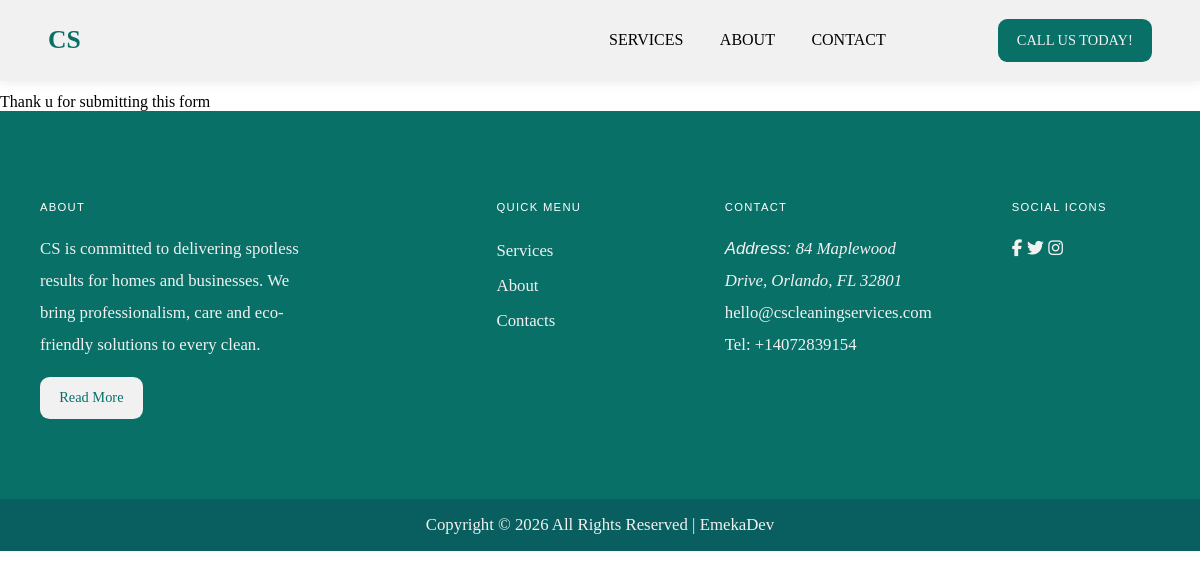
/success_page, run on the app's committed database.
### company/models.py (models this page shows, shortened)
class CompanyInfo(models.Model):
    company_name = models.CharField(max_length=255, default='')
    footer_about = models.CharField(max_length=255)
    address = models.CharField(max_length=100)
    address_link = models.URLField()
    email = models.EmailField()
    tel = models.PositiveIntegerField()

### company/views.py (the view)
# urls.py: path('success_page', success_page, name='success_page'),
def success_page(request):
    return render(request, 'success_page.html')

### company/context_processors.py (called while the page is built)
def global_site_data(request):
   return {
       'coy': CompanyInfo.objects.all().first(),
   }

### company/templates/success_page.html (shortened to what this page needs)
{% extends "base.html" %} {% load static %}
  {% block content %}
  <main>
    <h2>Thank you</h2>
    <p>Thank u for submitting this form</p>
  </main>
  {% endblock %}

### templates/footer.html
<footer>
  <section class="footer-grid">
    <section class="about-card">
      <h6>ABOUT</h6>
      <p>{{coy.footer_about}}</p>
      <button class="call-button read-more-button">
        <a href="">Read More</a>
      </button>
    </section>
    <section class="quick-menu-card">
      <h6>QUICK MENU</h6>
      <ul>
        <li><a href="{% url 'service' %}">Services</a></li>
        <li><a href="{% url 'about' %}">About</a></li>
        <li><a href="{% url 'contact' %}">Contacts</a></li>
      </ul>
    </section>
    <section class="contact-card">
      <h6>CONTACT</h6>
      <address>
        Address:
        <a href="{{coy.address_link}}" target="_blank"> {{coy.address}}</a>
      </address>
      <p>
        <a href="mailto:{{coy.email}}"> {{coy.email}}</a>
      </p>
      <p>Tel:<a href="tel:{{coy.tel}}"> +{{coy.tel}}</a></p>
    </section>
    <section class="social-icon-card">
      <h6>SOCIAL ICONS</h6>
      <a href=""><i class="fa-brands fa-facebook-f"></i></a>
      <a href=""><i class="fa-brands fa-twitter"></i></a>
      <a href=""><i class="fa-brands fa-instagram"></i></a>
    </section>
  </section>
  <section class="copyright-card">
    <p>Copyright &copy; 2026 All Rights Reserved | <a href="">EmekaDev</a></p>
  </section>
</footer>

### static/css/index.css (style rules this page uses)
* { margin: 0; padding: 0; box-sizing: border-box; }
:root { --primary-color: rgb(9, 112, 104); --hover-color: rgb(17, 179, 165); --secondary-color: rgb(241, 241, 241); --card-color: white; --card-overlay-color: rgba(13, 148, 136, 0.2); --image-overlay-color: rgba(13, 148, 136, 0.5); --header-overlay-color: rgba(0, 0, 0, 0.5); --section-padding: 5rem 2.5rem; --tablet-padding: 3rem 1.8rem; --mobile-padding: 2.5rem 1rem; --h2-font-color: rgb(43, 43, 43); --text-font-family: "Times New Roman", Times, serif; }
html { scroll-behavior: smooth; }
body { font-family: Arial, Helvetica, sans-serif; }
p { font-family: var(--text-font-family); }
a { text-decoration: none; color: var(--secondary-color); font-family: var(--text-font-family); }
h2 { text-align: center; font-weight: 550; padding-bottom: 3rem; font-size: 2.5rem; letter-spacing: 0.08rem; color: var(--h2-font-color); }
.call-button { background-color: var(--primary-color); border: 0; border-radius: 0.6rem; padding: 0.8rem 1.2rem; margin-left: 6rem; font-size: 0.9rem; cursor: pointer; }
footer { background-color: var(--primary-color); color: var(--secondary-color); font-size: 1.05rem; }
.footer-grid { padding: var(--section-padding); line-height: 2rem; display: grid; grid-template-columns: repeat(5, 1fr); gap: 5rem; }
.about-card { grid-column: 1/3; padding-right: 6rem; }
.footer-grid li { list-style-type: none; line-height: 2.2rem; }
.footer-grid h6 { color: white; margin-bottom: 0.6rem; font-weight: 100; letter-spacing: 0.08rem; }
.read-more-button { margin-left: 0; background-color: var(--secondary-color); }
.read-more-button a { color: var(--primary-color); }
.about-card p { margin-bottom: 1rem; }
.copyright-card { text-align: center; color: var(--secondary-color); padding: 1rem 0; background-color: rgb(9, 95, 95); }

### data on the page
CompanyInfo: footer_about "CS is committed to delivering spotless results for homes and businesses. We bring professionalism, care and eco-friendly solutions to every clean.", address "84 Maplewood Drive, Orlando, FL 32801", email "hello@cscleaningservices.com", tel "14072839154"
